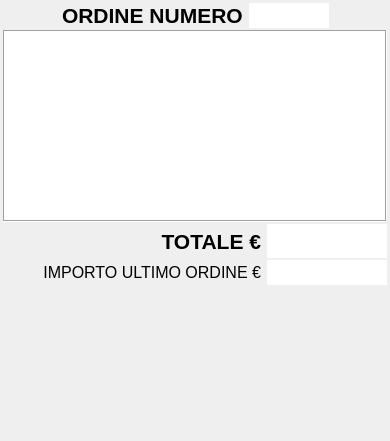
<?xml version="1.0" encoding="UTF-8"?>
<ui version="4.0">
 <class>Ordine</class>
 <widget class="QWidget" name="Ordine">
  <property name="windowTitle">
   <string>Form</string>
  </property>
  <property name="styleSheet">
   <string notr="true"/>
  </property>
  <layout class="QVBoxLayout" name="verticalLayout">
   <property name="spacing">
    <number>2</number>
   </property>
   <property name="margin">
    <number>3</number>
   </property>
   <item>
    <layout class="QHBoxLayout" name="horizontalLayout_3">
     <property name="spacing">
      <number>6</number>
     </property>
     <item>
      <spacer name="horizontalSpacer_3">
       <property name="orientation">
        <enum>Qt::Horizontal</enum>
       </property>
       <property name="sizeHint" stdset="0">
        <size>
         <width>40</width>
         <height>20</height>
        </size>
       </property>
      </spacer>
     </item>
     <item>
      <widget class="QLabel" name="label">
       <property name="sizePolicy">
        <sizepolicy hsizetype="Preferred" vsizetype="Preferred">
         <horstretch>0</horstretch>
         <verstretch>0</verstretch>
        </sizepolicy>
       </property>
       <property name="font">
        <font>
         <pointsize>16</pointsize>
         <weight>75</weight>
         <bold>true</bold>
        </font>
       </property>
       <property name="text">
        <string>ORDINE NUMERO</string>
       </property>
      </widget>
     </item>
     <item>
      <widget class="QLineEdit" name="numeroOrdineTxt">
       <property name="sizePolicy">
        <sizepolicy hsizetype="Fixed" vsizetype="Fixed">
         <horstretch>0</horstretch>
         <verstretch>0</verstretch>
        </sizepolicy>
       </property>
       <property name="maximumSize">
        <size>
         <width>80</width>
         <height>16777215</height>
        </size>
       </property>
       <property name="font">
        <font>
         <pointsize>12</pointsize>
         <weight>50</weight>
         <bold>false</bold>
        </font>
       </property>
       <property name="maxLength">
        <number>10</number>
       </property>
       <property name="frame">
        <bool>false</bool>
       </property>
       <property name="alignment">
        <set>Qt::AlignRight|Qt::AlignTrailing|Qt::AlignVCenter</set>
       </property>
       <property name="readOnly">
        <bool>true</bool>
       </property>
      </widget>
     </item>
     <item>
      <spacer name="horizontalSpacer_4">
       <property name="orientation">
        <enum>Qt::Horizontal</enum>
       </property>
       <property name="sizeHint" stdset="0">
        <size>
         <width>40</width>
         <height>20</height>
        </size>
       </property>
      </spacer>
     </item>
    </layout>
   </item>
   <item>
    <widget class="QTableView" name="articoliTab">
     <property name="sizePolicy">
      <sizepolicy hsizetype="Expanding" vsizetype="Expanding">
       <horstretch>0</horstretch>
       <verstretch>2</verstretch>
      </sizepolicy>
     </property>
     <property name="font">
      <font>
       <pointsize>11</pointsize>
      </font>
     </property>
     <property name="frameShape">
      <enum>QFrame::Box</enum>
     </property>
     <property name="frameShadow">
      <enum>QFrame::Sunken</enum>
     </property>
     <property name="verticalScrollBarPolicy">
      <enum>Qt::ScrollBarAlwaysOff</enum>
     </property>
     <property name="horizontalScrollBarPolicy">
      <enum>Qt::ScrollBarAlwaysOff</enum>
     </property>
     <property name="selectionMode">
      <enum>QAbstractItemView::SingleSelection</enum>
     </property>
     <property name="selectionBehavior">
      <enum>QAbstractItemView::SelectRows</enum>
     </property>
     <property name="showGrid">
      <bool>false</bool>
     </property>
     <property name="gridStyle">
      <enum>Qt::DotLine</enum>
     </property>
     <attribute name="horizontalHeaderVisible">
      <bool>true</bool>
     </attribute>
     <attribute name="horizontalHeaderDefaultSectionSize">
      <number>90</number>
     </attribute>
     <attribute name="horizontalHeaderMinimumSectionSize">
      <number>30</number>
     </attribute>
     <attribute name="horizontalHeaderStretchLastSection">
      <bool>false</bool>
     </attribute>
     <attribute name="verticalHeaderVisible">
      <bool>false</bool>
     </attribute>
     <attribute name="verticalHeaderDefaultSectionSize">
      <number>30</number>
     </attribute>
     <attribute name="verticalHeaderMinimumSectionSize">
      <number>30</number>
     </attribute>
    </widget>
   </item>
   <item>
    <layout class="QGridLayout" name="gridLayout_2">
     <property name="horizontalSpacing">
      <number>6</number>
     </property>
     <property name="verticalSpacing">
      <number>2</number>
     </property>
     <item row="0" column="0">
      <spacer name="horizontalSpacer">
       <property name="orientation">
        <enum>Qt::Horizontal</enum>
       </property>
       <property name="sizeHint" stdset="0">
        <size>
         <width>40</width>
         <height>20</height>
        </size>
       </property>
      </spacer>
     </item>
     <item row="0" column="1">
      <widget class="QLabel" name="label_3">
       <property name="font">
        <font>
         <pointsize>16</pointsize>
         <weight>75</weight>
         <bold>true</bold>
        </font>
       </property>
       <property name="text">
        <string>TOTALE €</string>
       </property>
       <property name="alignment">
        <set>Qt::AlignRight|Qt::AlignTrailing|Qt::AlignVCenter</set>
       </property>
      </widget>
     </item>
     <item row="0" column="2">
      <widget class="QLineEdit" name="totaleLine">
       <property name="sizePolicy">
        <sizepolicy hsizetype="Minimum" vsizetype="Expanding">
         <horstretch>0</horstretch>
         <verstretch>0</verstretch>
        </sizepolicy>
       </property>
       <property name="maximumSize">
        <size>
         <width>120</width>
         <height>16777215</height>
        </size>
       </property>
       <property name="font">
        <font>
         <pointsize>18</pointsize>
         <weight>75</weight>
         <bold>true</bold>
        </font>
       </property>
       <property name="maxLength">
        <number>10</number>
       </property>
       <property name="frame">
        <bool>false</bool>
       </property>
       <property name="alignment">
        <set>Qt::AlignRight|Qt::AlignTrailing|Qt::AlignVCenter</set>
       </property>
       <property name="readOnly">
        <bool>true</bool>
       </property>
      </widget>
     </item>
     <item row="1" column="0">
      <spacer name="horizontalSpacer_2">
       <property name="orientation">
        <enum>Qt::Horizontal</enum>
       </property>
       <property name="sizeHint" stdset="0">
        <size>
         <width>40</width>
         <height>20</height>
        </size>
       </property>
      </spacer>
     </item>
     <item row="1" column="1">
      <widget class="QLabel" name="numeroLbl_3">
       <property name="font">
        <font>
         <pointsize>12</pointsize>
        </font>
       </property>
       <property name="text">
        <string>IMPORTO ULTIMO ORDINE €</string>
       </property>
       <property name="alignment">
        <set>Qt::AlignRight|Qt::AlignTrailing|Qt::AlignVCenter</set>
       </property>
      </widget>
     </item>
     <item row="1" column="2">
      <widget class="QLineEdit" name="importoUltimoOrdineText">
       <property name="sizePolicy">
        <sizepolicy hsizetype="Expanding" vsizetype="Expanding">
         <horstretch>0</horstretch>
         <verstretch>0</verstretch>
        </sizepolicy>
       </property>
       <property name="maximumSize">
        <size>
         <width>120</width>
         <height>16777215</height>
        </size>
       </property>
       <property name="font">
        <font>
         <pointsize>12</pointsize>
        </font>
       </property>
       <property name="maxLength">
        <number>10</number>
       </property>
       <property name="frame">
        <bool>false</bool>
       </property>
       <property name="alignment">
        <set>Qt::AlignRight|Qt::AlignTrailing|Qt::AlignVCenter</set>
       </property>
       <property name="readOnly">
        <bool>true</bool>
       </property>
      </widget>
     </item>
    </layout>
   </item>
   <item>
    <layout class="QGridLayout" name="gridLayout">
     <property name="spacing">
      <number>1</number>
     </property>
     <item row="0" column="3">
      <widget class="QPictureButton" name="pagPrevBtn" native="true">
       <property name="enabled">
        <bool>true</bool>
       </property>
       <property name="sizePolicy">
        <sizepolicy hsizetype="Minimum" vsizetype="Expanding">
         <horstretch>2</horstretch>
         <verstretch>1</verstretch>
        </sizepolicy>
       </property>
       <property name="minimumSize">
        <size>
         <width>0</width>
         <height>75</height>
        </size>
       </property>
       <property name="font">
        <font>
         <pointsize>10</pointsize>
         <weight>75</weight>
         <bold>true</bold>
        </font>
       </property>
       <property name="text" stdset="0">
        <string>SCORRE SU'</string>
       </property>
      </widget>
     </item>
     <item row="0" column="0" rowspan="2">
      <widget class="QPictureButton" name="stampaBtn" native="true">
       <property name="sizePolicy">
        <sizepolicy hsizetype="Minimum" vsizetype="Expanding">
         <horstretch>3</horstretch>
         <verstretch>2</verstretch>
        </sizepolicy>
       </property>
       <property name="minimumSize">
        <size>
         <width>0</width>
         <height>100</height>
        </size>
       </property>
       <property name="font">
        <font>
         <pointsize>16</pointsize>
         <weight>75</weight>
         <bold>true</bold>
        </font>
       </property>
       <property name="text" stdset="0">
        <string>STAMPA</string>
       </property>
      </widget>
     </item>
     <item row="1" column="2">
      <widget class="QPictureButton" name="ultimoRestoBtn" native="true">
       <property name="sizePolicy">
        <sizepolicy hsizetype="Minimum" vsizetype="Expanding">
         <horstretch>2</horstretch>
         <verstretch>1</verstretch>
        </sizepolicy>
       </property>
       <property name="minimumSize">
        <size>
         <width>0</width>
         <height>75</height>
        </size>
       </property>
       <property name="font">
        <font>
         <pointsize>10</pointsize>
         <weight>75</weight>
         <bold>true</bold>
        </font>
       </property>
       <property name="text" stdset="0">
        <string>ULTIMO RESTO</string>
       </property>
      </widget>
     </item>
     <item row="0" column="2">
      <widget class="QPictureButton" name="annullaBtn" native="true">
       <property name="sizePolicy">
        <sizepolicy hsizetype="Minimum" vsizetype="Expanding">
         <horstretch>2</horstretch>
         <verstretch>1</verstretch>
        </sizepolicy>
       </property>
       <property name="minimumSize">
        <size>
         <width>0</width>
         <height>75</height>
        </size>
       </property>
       <property name="font">
        <font>
         <pointsize>10</pointsize>
         <weight>75</weight>
         <bold>true</bold>
        </font>
       </property>
       <property name="text" stdset="0">
        <string>ANNULLA</string>
       </property>
      </widget>
     </item>
     <item row="1" column="3">
      <widget class="QPictureButton" name="pagNextBtn" native="true">
       <property name="enabled">
        <bool>true</bool>
       </property>
       <property name="sizePolicy">
        <sizepolicy hsizetype="Minimum" vsizetype="Expanding">
         <horstretch>2</horstretch>
         <verstretch>1</verstretch>
        </sizepolicy>
       </property>
       <property name="minimumSize">
        <size>
         <width>0</width>
         <height>75</height>
        </size>
       </property>
       <property name="font">
        <font>
         <pointsize>10</pointsize>
         <weight>75</weight>
         <bold>true</bold>
        </font>
       </property>
       <property name="text" stdset="0">
        <string>SCORRE GIU'</string>
       </property>
      </widget>
     </item>
     <item row="1" column="1">
      <widget class="QPictureButton" name="duplicaBtn" native="true">
       <property name="enabled">
        <bool>true</bool>
       </property>
       <property name="sizePolicy">
        <sizepolicy hsizetype="Minimum" vsizetype="Expanding">
         <horstretch>2</horstretch>
         <verstretch>1</verstretch>
        </sizepolicy>
       </property>
       <property name="minimumSize">
        <size>
         <width>0</width>
         <height>75</height>
        </size>
       </property>
       <property name="font">
        <font>
         <pointsize>10</pointsize>
         <weight>75</weight>
         <bold>true</bold>
        </font>
       </property>
       <property name="text" stdset="0">
        <string>DUPLICA ULTIMO ORDINE</string>
       </property>
      </widget>
     </item>
     <item row="0" column="1">
      <widget class="QPictureButton" name="ristampaBtn" native="true">
       <property name="enabled">
        <bool>true</bool>
       </property>
       <property name="sizePolicy">
        <sizepolicy hsizetype="Minimum" vsizetype="Expanding">
         <horstretch>2</horstretch>
         <verstretch>1</verstretch>
        </sizepolicy>
       </property>
       <property name="minimumSize">
        <size>
         <width>0</width>
         <height>75</height>
        </size>
       </property>
       <property name="font">
        <font>
         <pointsize>10</pointsize>
         <weight>75</weight>
         <bold>true</bold>
        </font>
       </property>
       <property name="text" stdset="0">
        <string>RISTAMPA ULTIMO ORDINE</string>
       </property>
      </widget>
     </item>
    </layout>
   </item>
  </layout>
 </widget>
 <customwidgets>
  <customwidget>
   <class>QPictureButton</class>
   <extends>QWidget</extends>
   <header>QPictureButton.h</header>
  </customwidget>
 </customwidgets>
 <resources/>
 <connections/>
</ui>
